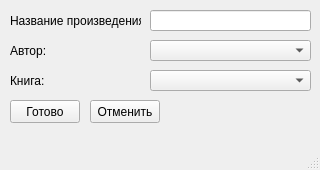
<?xml version="1.0" encoding="UTF-8"?>
<ui version="4.0">
 <class>MainWindow</class>
 <widget class="QMainWindow" name="MainWindow">
  <property name="geometry">
   <rect>
    <x>0</x>
    <y>0</y>
    <width>320</width>
    <height>170</height>
   </rect>
  </property>
  <property name="minimumSize">
   <size>
    <width>320</width>
    <height>170</height>
   </size>
  </property>
  <property name="maximumSize">
   <size>
    <width>320</width>
    <height>170</height>
   </size>
  </property>
  <property name="windowTitle">
   <string>Новое произведение</string>
  </property>
  <widget class="QWidget" name="centralwidget">
   <widget class="QLabel" name="label">
    <property name="geometry">
     <rect>
      <x>10</x>
      <y>10</y>
      <width>131</width>
      <height>21</height>
     </rect>
    </property>
    <property name="text">
     <string>Название произведения:</string>
    </property>
   </widget>
   <widget class="QLabel" name="label_2">
    <property name="geometry">
     <rect>
      <x>10</x>
      <y>40</y>
      <width>131</width>
      <height>21</height>
     </rect>
    </property>
    <property name="text">
     <string>Автор:</string>
    </property>
   </widget>
   <widget class="QLabel" name="label_3">
    <property name="geometry">
     <rect>
      <x>10</x>
      <y>70</y>
      <width>131</width>
      <height>21</height>
     </rect>
    </property>
    <property name="text">
     <string>Книга:</string>
    </property>
   </widget>
   <widget class="QLineEdit" name="LE_name">
    <property name="geometry">
     <rect>
      <x>150</x>
      <y>10</y>
      <width>161</width>
      <height>21</height>
     </rect>
    </property>
   </widget>
   <widget class="QComboBox" name="CB_author">
    <property name="geometry">
     <rect>
      <x>150</x>
      <y>40</y>
      <width>161</width>
      <height>21</height>
     </rect>
    </property>
   </widget>
   <widget class="QComboBox" name="CB_book">
    <property name="geometry">
     <rect>
      <x>150</x>
      <y>70</y>
      <width>161</width>
      <height>21</height>
     </rect>
    </property>
   </widget>
   <widget class="QPushButton" name="PB_ready">
    <property name="geometry">
     <rect>
      <x>10</x>
      <y>100</y>
      <width>70</width>
      <height>23</height>
     </rect>
    </property>
    <property name="text">
     <string>Готово</string>
    </property>
   </widget>
   <widget class="QPushButton" name="PB_cancel">
    <property name="geometry">
     <rect>
      <x>90</x>
      <y>100</y>
      <width>70</width>
      <height>23</height>
     </rect>
    </property>
    <property name="text">
     <string>Отменить</string>
    </property>
   </widget>
  </widget>
  <widget class="QMenuBar" name="menubar">
   <property name="geometry">
    <rect>
     <x>0</x>
     <y>0</y>
     <width>320</width>
     <height>21</height>
    </rect>
   </property>
  </widget>
  <widget class="QStatusBar" name="statusbar"/>
 </widget>
 <resources/>
 <connections/>
</ui>
